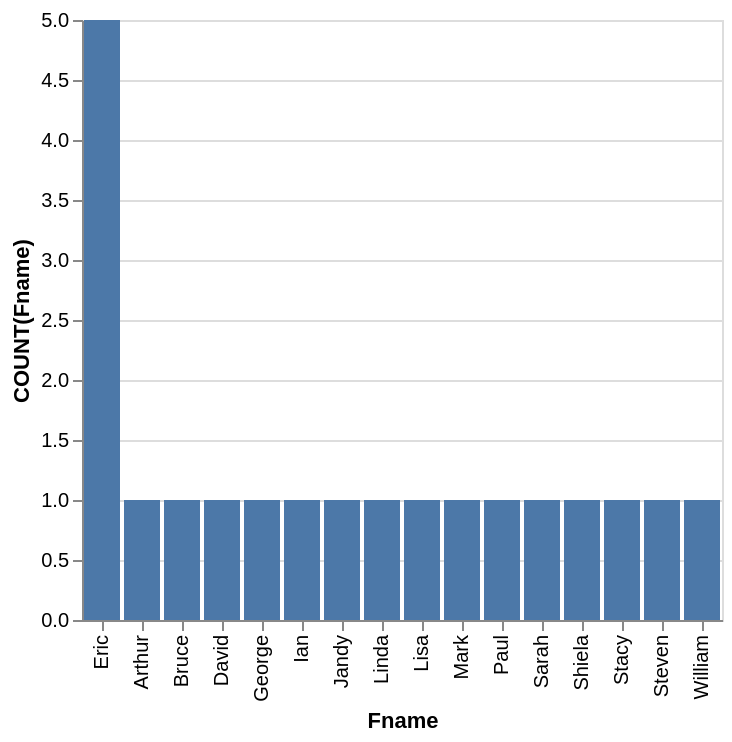

Specify this chart in Vega-Lite:
### Vega-Lite specification from a JSON file in a GitHub repository (floating-point values rounded to 4 significant figures)
{"data": {"values": [{"x_data": "Arthur", "y_data": 1}, {"x_data": "Bruce", "y_data": 1}, {"x_data": "David", "y_data": 1}, {"x_data": "Eric", "y_data": 5}, {"x_data": "George", "y_data": 1}, {"x_data": "Ian", "y_data": 1}, {"x_data": "Jandy", "y_data": 1}, {"x_data": "Linda", "y_data": 1}, {"x_data": "Lisa", "y_data": 1}, {"x_data": "Mark", "y_data": 1}, {"x_data": "Paul", "y_data": 1}, {"x_data": "Sarah", "y_data": 1}, {"x_data": "Shiela", "y_data": 1}, {"x_data": "Stacy", "y_data": 1}, {"x_data": "Steven", "y_data": 1}, {"x_data": "William", "y_data": 1}]}, "mark": "bar", "encoding": {"x": {"field": "x_data", "type": "nominal", "title": "Fname", "sort": {"op": "sum", "field": "y_data", "order": "descending"}}, "y": {"field": "y_data", "type": "quantitative", "title": "COUNT(Fname)"}}}
